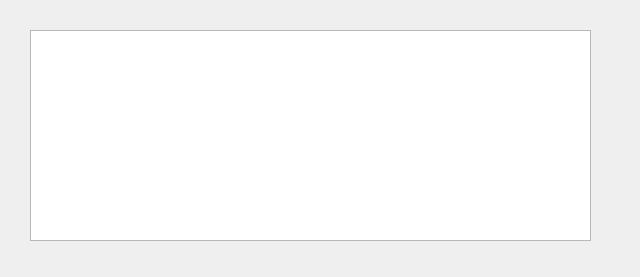
<?xml version="1.0" encoding="UTF-8"?>
<ui version="4.0">
 <class>plotOrdersWidget</class>
 <widget class="QWidget" name="plotOrdersWidget">
  <property name="geometry">
   <rect>
    <x>0</x>
    <y>0</y>
    <width>640</width>
    <height>277</height>
   </rect>
  </property>
  <property name="windowTitle">
   <string>plotOrdersWidget</string>
  </property>
  <widget class="QGraphicsView" name="graphicsView">
   <property name="geometry">
    <rect>
     <x>30</x>
     <y>30</y>
     <width>561</width>
     <height>211</height>
    </rect>
   </property>
  </widget>
 </widget>
 <resources/>
 <connections/>
</ui>
